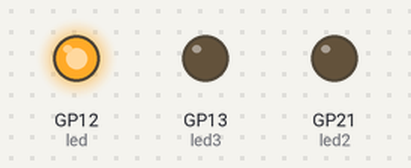
Bench run of a program on a simulated Raspberry Pi Pico running MicroPython. Parts: output pins drawn as LEDs (lit = HIGH).

Above: at 0.5 s.
At 1.5 s:
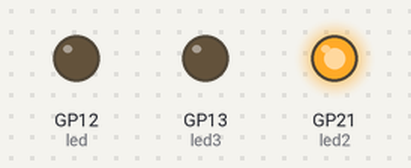
At 5.5 s:
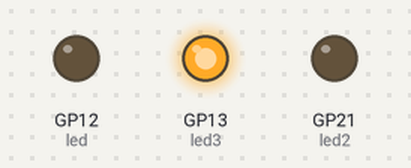
Timing chart, 0 to 6.9 s (numbered marks = the images above):
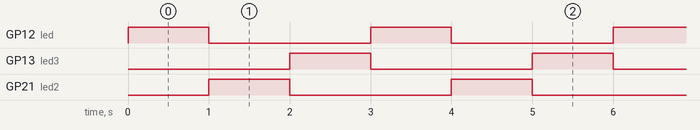

Measured:
- by itself, GP12 (led), GP13 (led3), GP21 (led2): alternates HIGH for 1.0 s and LOW for 2.0 s
- by itself, everything shown: repeats every 3.0 s, in 3 steps

The program:

VT_ex1.py
```python
from machine import Pin
import utime

pinNumber = 12
pinNumber2 = 21
pinNumber3 = 13
led = Pin(pinNumber, mode=Pin.OUT)
led2 = Pin(pinNumber2, mode=Pin.OUT)
led3 = Pin(pinNumber3, mode=Pin.OUT)

while True:
    led.toggle()
    utime.sleep(1)
    led.toggle()
    led2.toggle()
    utime.sleep(1)
    led2.toggle()
    led3.toggle()
    utime.sleep(1)
    led3.toggle()
```
